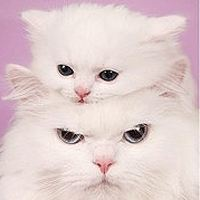
#> input picture resource/image/cat.jpg, 200 x 200 px
$ python '5.边界填充.py'
#> lines starting #> are read from the running program, lines starting #| are printed output that depends on the picture
#!/usr/bin/env python3
# -*- coding:utf-8 -*-

import cv2
import matplotlib.pyplot as plt
import os
from constants import res_image_path

img = cv2.imread(os.path.join(res_image_path, "cat.jpg"))
#> img is the input picture: shape (200, 200, 3); mean B, G, R 205.6, 205.7, 224.5
top_s, bottom_s, left_s, right_s = (50, 50, 50, 50)
# 复制法，复制最边缘的像素
replicate = cv2.copyMakeBorder(img, top_s, bottom_s, left_s, right_s,
                               borderType=cv2.BORDER_REPLICATE)
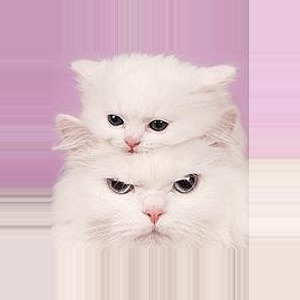
#> replicate: shape (300, 300, 3); mean B, G, R 205.1, 197.9, 222.7
# 反射法，以边缘像素开始，向两边复制，包含边缘部分，如fedcba|abcdefgh|hgfedcb
reflect = cv2.copyMakeBorder(img, top_s, bottom_s, left_s, right_s,
                             borderType=cv2.BORDER_REFLECT)
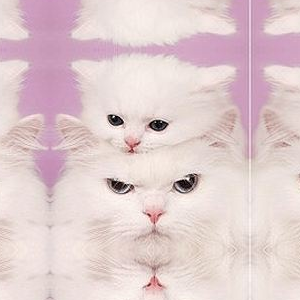
#> reflect: shape (300, 300, 3); mean B, G, R 206.6, 204.9, 225.1
# 反射法，以边缘像素为轴，向两边复制，不包含边缘部分fedcb|abcdefg|fedcba
reflect101 = cv2.copyMakeBorder(img, top_s, bottom_s, left_s, right_s,
                                borderType=cv2.BORDER_REFLECT_101)
# 外包装法，cdefgh|abcdefgh|abcdefg
wrap = cv2.copyMakeBorder(img, top_s, bottom_s, left_s, right_s,
                          borderType=cv2.BORDER_WRAP)
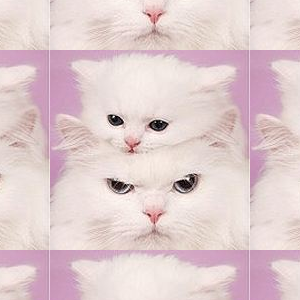
#> wrap: shape (300, 300, 3); mean B, G, R 206.6, 204.9, 225.1
# 常量法，长数值填充
constant = cv2.copyMakeBorder(img, top_s, bottom_s, left_s, right_s,
                              borderType=cv2.BORDER_CONSTANT, value=(11, 33, 234))
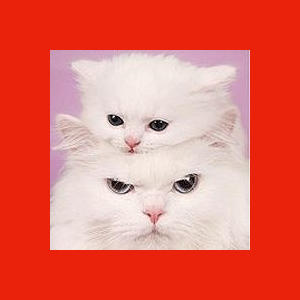
#> constant: shape (300, 300, 3); mean B, G, R 97.5, 109.7, 229.8

plt.subplot(231), plt.imshow(img, 'Blues'), plt.title('original')
plt.subplot(232), plt.imshow(replicate, 'Blues'), plt.title('replicate')
plt.subplot(233), plt.imshow(reflect, 'Blues'), plt.title('reflect')
plt.subplot(234), plt.imshow(reflect101, 'Blues'), plt.title('reflect101')
plt.subplot(235), plt.imshow(wrap, 'Blues'), plt.title('wrap')
plt.subplot(236), plt.imshow(constant, 'Blues'), plt.title('constant')
plt.show()
#> figure, not shown here; B, G, R data is drawn as R, G, B

$ run again, with resource/image/senery.jpg copied over resource/image/cat.jpg
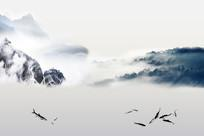
#> input picture resource/image/senery.jpg, 204 x 136 px
#> img is the input picture: shape (136, 204, 3); mean B, G, R 214.1, 212.7, 210.6
#> `wrap = cv2.copyMakeBorder(img, top_s, bottom_s, left_s, right_s, borde..`:
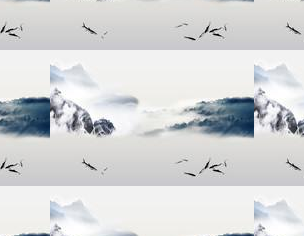
#> wrap: shape (236, 304, 3); mean B, G, R 216.3, 215.2, 213.7
#> `constant = cv2.copyMakeBorder(img, top_s, bottom_s, left_s, right_s, b..`:
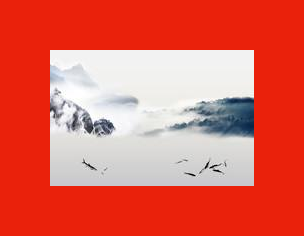
#> constant: shape (236, 304, 3); mean B, G, R 89.6, 102.5, 225
